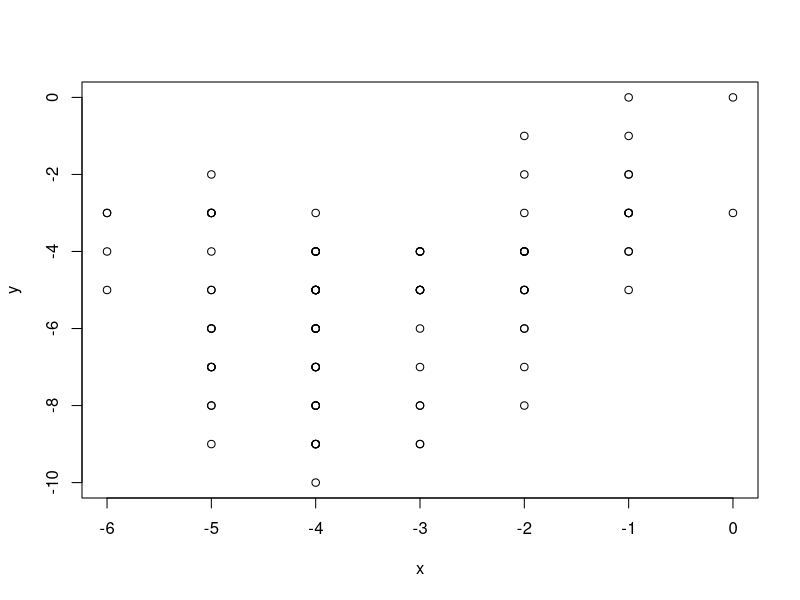

Reproduce this figure in R.
## ---- chunk 1
knitr::opts_chunk$set(echo = TRUE)
## ---- chunk 2
x <- c(0)
y <- c(0)
for( i in c(1:100)){
  d <- runif(1)
  s <- round(runif(1))
  if( d <= 0.5 ) {
    x <- c( x, x[i]+(-1)^s )
    y <- c( y, y[i] )
  }
  else {
    x <- c( x, x[i] )
    y <- c( y, y[i]+(-1)^s )
  }
}
## ---- chunk 3
str(x)
str(y)
## ---- chunk 4
plot(x,y)
